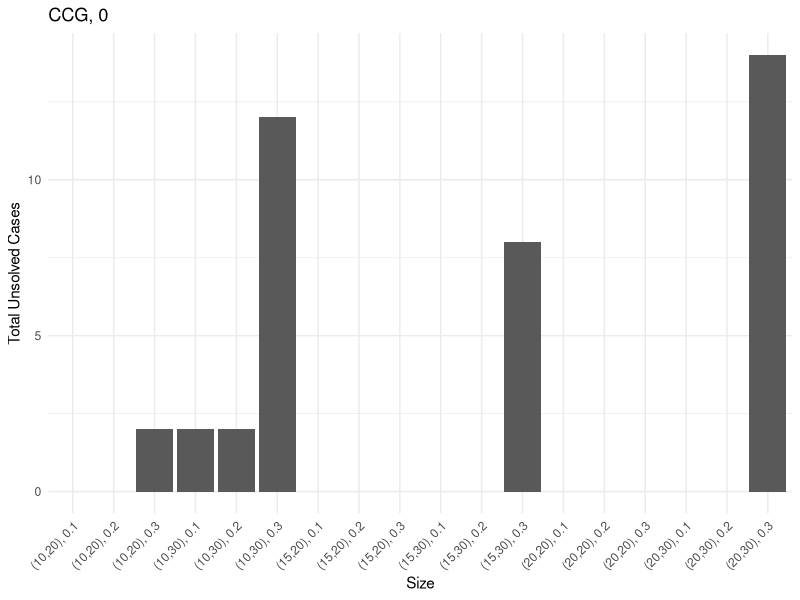
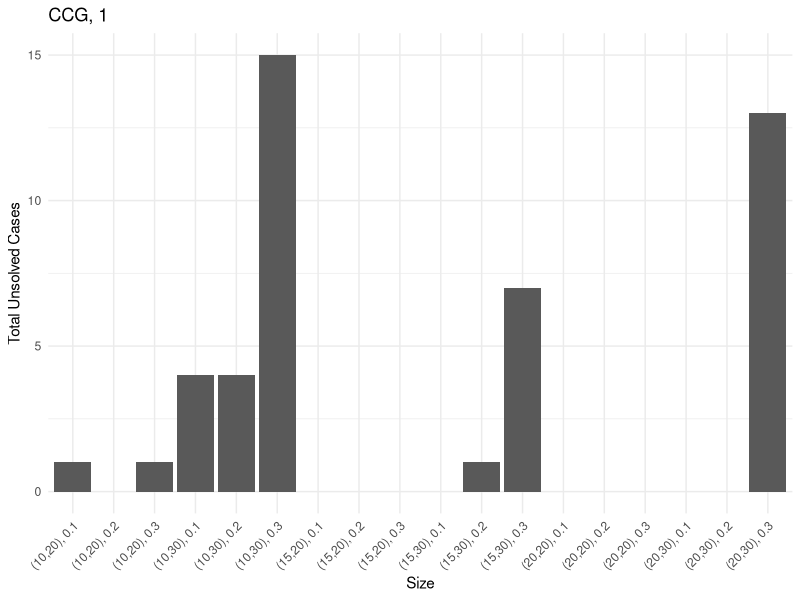
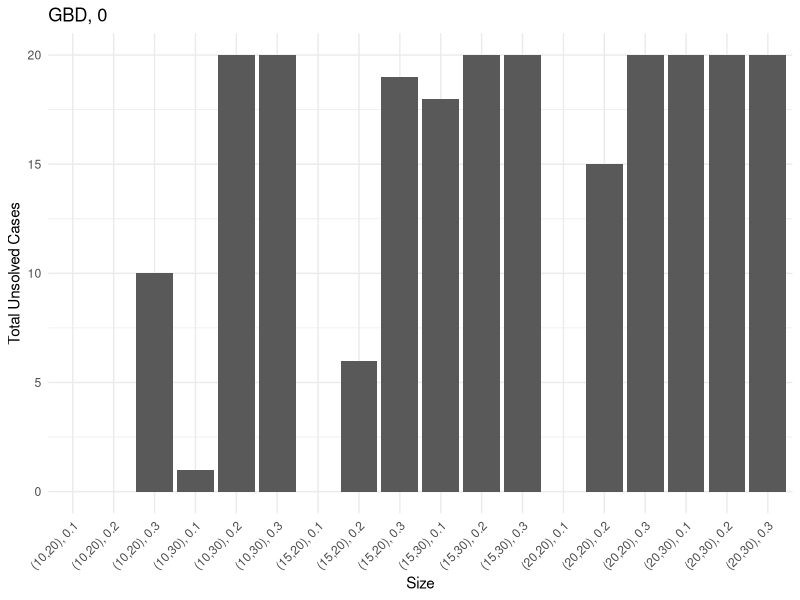
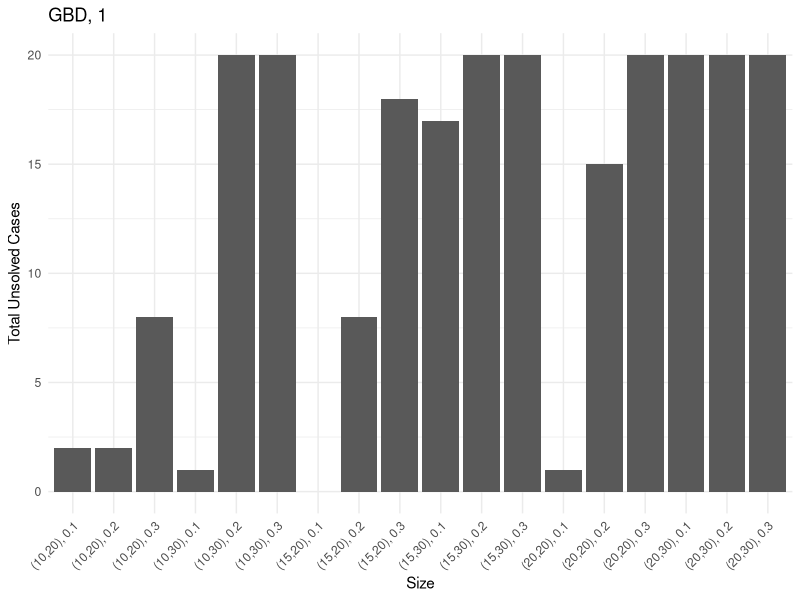
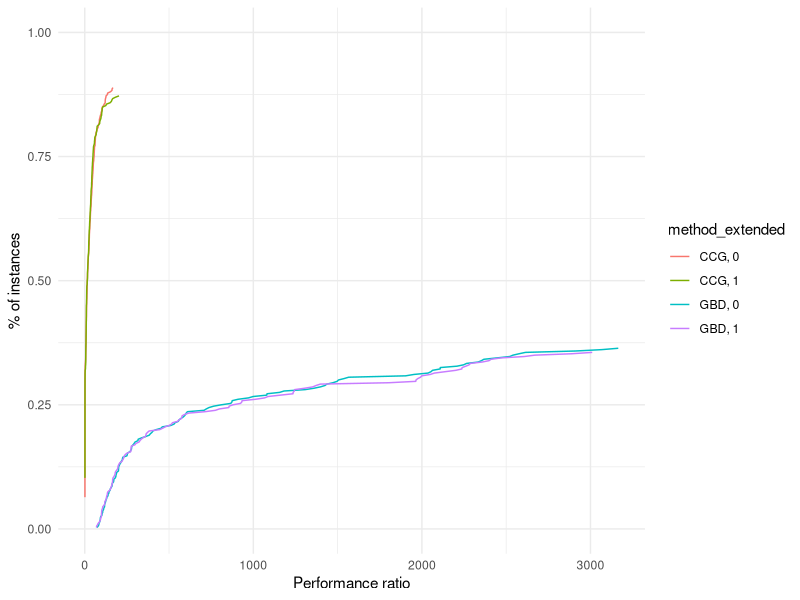
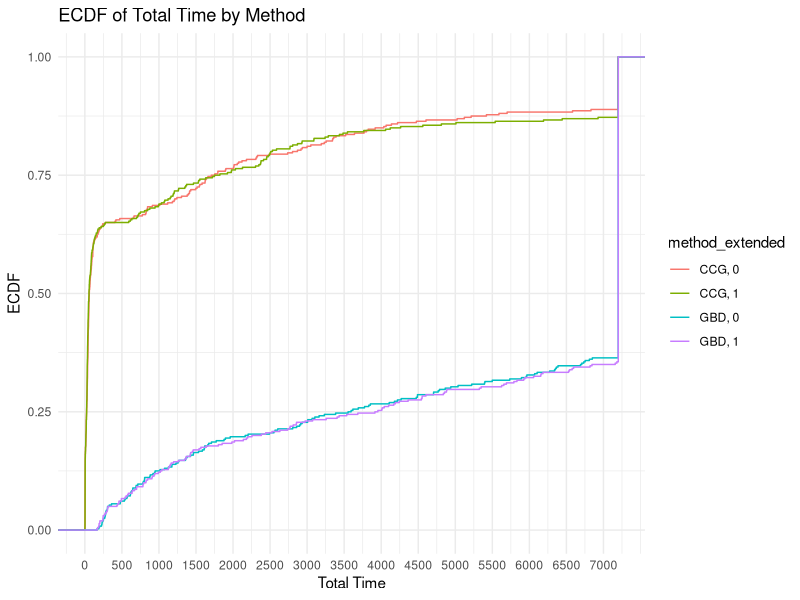
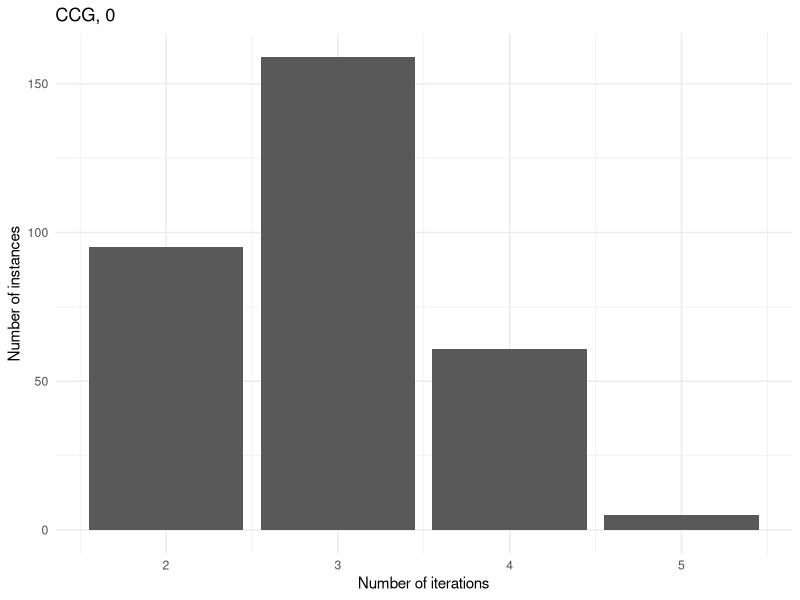
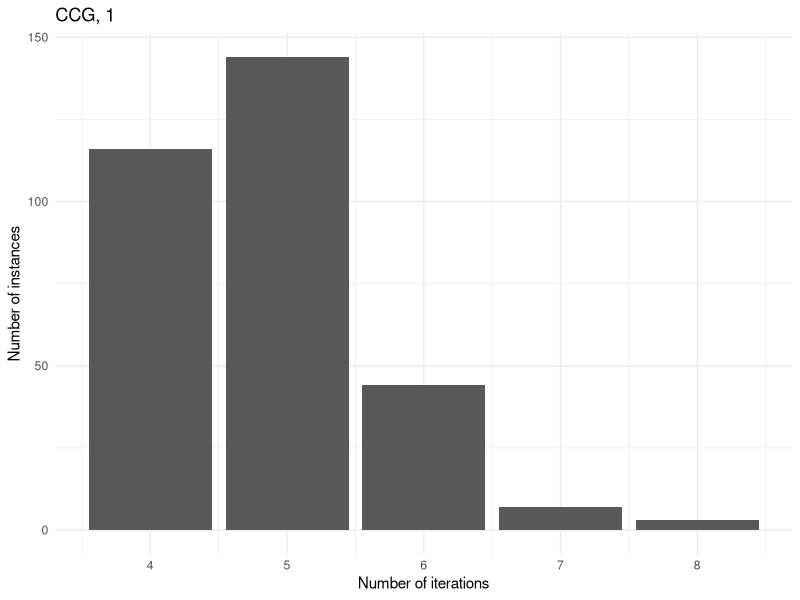

These charts were generated, in order, by the following R code:
## ---- chunk 1
library(rmarkdown)
library(kableExtra)
library(ggplot2)
suppressPackageStartupMessages(library(dplyr))
## ---- chunk 2
results = read.table("./new-results.csv", header = FALSE, sep = ',')
colnames(results) <- c("tag", "instance", "n_servers", "n_clients", "Gamma", "deviation", "time_limit", "method", "use_heuristic", "total_time", "master_time", "separation_time", "best_bound", "iteration_count", "fail")
results$tag = NULL
## ---- chunk 3
results$p = results$Gamma / results$n_clients
results$p = ceiling(results$p / .05) * .05
## ---- chunk 4
results$size = paste0("(", results$n_servers, ",", results$n_clients, "), ", results$p)
## ---- chunk 5
results$method_extended = paste0(results$method, ", ", results$use_heuristic)
## ---- chunk 6
results = results[!(results$n_clients == 40),]
results = results[!(results$n_servers == 25 & results$n_clients == 25),]
## ---- chunk 7
sum(results$fail)
## ---- chunk 8
time_limit = 7200

if (sum(results$fail) > 0) {
  results[results$fail == TRUE,]$total_time = time_limit
}

results$unsolved = results$total_time >= time_limit | results$fail
## ---- chunk 9
paged_table(results)
## ---- chunk 10
for (method in unique(results$method_extended)) {
  
  # Sum of unsolved cases for each size
  sum_unsolved = results[results$method_extended == method,] %>% group_by(size) %>% summarise(total_unsolved = sum(unsolved))
  
  # Create a bar plot
  p = ggplot(sum_unsolved, aes(x = size, y = total_unsolved)) +
    geom_bar(stat = "identity") +
    labs(x = "Size", y = "Total Unsolved Cases", title = method) +
    theme_minimal() +
    theme(axis.text.x = element_text(angle = 45, hjust = 1))
  
  ggsave(paste0("unsolved_", method, ".pdf"), plot = p, width = 10, height = 6)
  
  print(p)
}
## ---- chunk 11
add_performance_ratio = function(dataset, 
                                 criterion_column = "total_time",
                                 unsolved_column = "unsolved",
                                 instance_column = "instance",
                                 solver_column = "solver",
                                 output_column = "performance_ratio") {
  
  # Compute best score for each instance
  best = dataset %>%
    group_by(!!sym(instance_column)) %>%
    mutate(best_solver = min(!!sym(criterion_column)))
  
  # Compute performance ratio for each instance and solver
  result = best %>%
    group_by(!!sym(instance_column), !!sym(solver_column)) %>%
    mutate(!!sym(output_column) := !!sym(criterion_column) / best_solver) %>%
    ungroup()
  
  if (sum(result[,unsolved_column]) > 0) {
    result[result[,unsolved_column] == TRUE,output_column] = max(result[,output_column])
  }

  return (result)
}

plot_performance_profile = function(dataset,
                                    criterion_column,
                                    unsolved_column = "unsolved",
                                    instance_column = "instance",
                                    solver_column = "solver"
                                    ) {
  
  dataset_with_performance_ratios = add_performance_ratio(dataset,
                                                          criterion_column = criterion_column,
                                                          instance_column = instance_column,
                                                          solver_column = solver_column,
                                                          unsolved_column = unsolved_column)
  
  solved_dataset_with_performance_ratios = dataset_with_performance_ratios[!dataset_with_performance_ratios[,unsolved_column],]
  
  compute_performance_profile_point = function(method, data) {
    
    performance_ratios = solved_dataset_with_performance_ratios[solved_dataset_with_performance_ratios[,solver_column] == method,]$performance_ratio
    
    unscaled_performance_profile_point = ecdf(performance_ratios)(data)
    
    n_instances = sum(dataset[,solver_column] == method)
    n_solved_instances = sum(dataset[,solver_column] == method & !dataset[,unsolved_column])
    
    return( unscaled_performance_profile_point * n_solved_instances / n_instances )
  }
  
  perf = solved_dataset_with_performance_ratios %>%
    group_by(!!sym(solver_column)) %>%
    mutate(performance_profile_point = compute_performance_profile_point(unique(!!sym(solver_column)), performance_ratio))
  
  result = ggplot(data = perf, aes(x = performance_ratio, y = performance_profile_point, color = !!sym(solver_column))) +
              geom_line()
  
  return (result)
}

## ---- chunk 12
performance_profile = plot_performance_profile(results, criterion_column = "total_time", solver_column = "method_extended") +
  labs(x = "Performance ratio", y = "% of instances") +
  scale_y_continuous(limits = c(0, 1)) +
  theme_minimal()
print(performance_profile)
ggsave("performance_profile.pdf", plot = performance_profile)
## ---- chunk 13
ggplot(results, aes(x = total_time, color = method_extended)) +
  stat_ecdf(geom = "step") +
  xlab("Total Time") +
  ylab("ECDF") +
  labs(title = "ECDF of Total Time by Method")  +
  scale_x_continuous(breaks = seq(0, max(results$total_time), by = 500), labels = seq(0, max(results$total_time), by = 500)) +
  theme_minimal()
## ---- chunk 14
results_solved = results %>%
  filter(total_time < time_limit) %>%
  group_by(method_extended, n_servers, n_clients, p, deviation) %>%
  summarize(
    solved = n(),
    total_time = mean(total_time),
    master_time = mean(master_time),
    separation_time = mean(separation_time),
    solved_iteration_count = mean(iteration_count),
    .groups = "drop"
  ) %>%
  ungroup()
## ---- chunk 15
results_unsolved <- results %>%
  filter(total_time >= time_limit) %>%
  group_by(method_extended, n_servers, n_clients, p, deviation) %>%
  summarize(
    unsolved = n(),
    unsolved_iteration_count = mean(iteration_count),
    .groups = "drop"
  ) %>%
  ungroup()

results_fail <- results %>%
  filter(fail == TRUE) %>%
  group_by(method_extended, n_servers, n_clients, p, deviation) %>%
  summarize(
    fail = n(),
    .groups = "drop"
  ) %>%
  ungroup()

## ---- chunk 16
final_result <- merge(results_solved, results_unsolved, by = c("method_extended", "n_servers", "n_clients", "p", "deviation"), all = TRUE)
final_result <- merge(final_result, results_fail, by = c("method_extended", "n_servers", "n_clients", "p", "deviation"), all = TRUE)
## ---- chunk 17
knitr::kable(final_result, 
               digits = c(0, 0, 2, 2, 2, 0, 2, 2, 2, 2, 0, 2, 0), 
               col.names = c("Method", "|V_1|", "|V_2|", "p", "dev", "Count", "Total", "Master", "Sepatation", "# Iter", "Count", "# Iter", "# Errors"),
               caption = "Summary table"
             ) %>%
      kable_classic() %>%
      add_header_above(c(" " = 5, "Solved instances" = 5, "Unsolved instances" = 3)
)
## ---- chunk 18
for (method in unique(results$method_extended)) {
  
  p = ggplot(results[results$method_extended == method & results$unsolved == FALSE,], aes(x = iteration_count)) +
    geom_bar() +
    labs(
      title = method,
      x = "Number of iterations",
      y = "Number of instances"
    ) +
    theme_minimal()
    
  print(p) 
}
## ---- chunk 19
results_rev = read.table("./results-rev.csv", header = FALSE, sep = ',')
colnames(results_rev) <- c("tag", "instance", "n_servers", "n_clients", "Gamma", "deviation", "time_limit", "method", "use_heuristic", "total_time", "master_time", "separation_time", "best_bound", "iteration_count", "fail", "use_bilevel_separation", "use_budgeted_unc")
## ---- chunk 20
results = read.table("./new-results.csv", header = FALSE, sep = ',')
colnames(results) <- c("tag", "instance", "n_servers", "n_clients", "Gamma", "deviation", "time_limit", "method", "use_heuristic", "total_time", "master_time", "separation_time", "best_bound", "iteration_count", "fail")
results$use_bilevel_separation = 0
results$use_budgeted_unc = 1
## ---- chunk 21
all_results = rbind(results, results_rev)
## ---- chunk 22
all_results$p = all_results$Gamma / all_results$n_clients
all_results$p = ceiling(all_results$p / .05) * .05
## ---- chunk 23
all_results$size = paste0("(", all_results$n_servers, ",", all_results$n_clients, "), ", all_results$p)
## ---- chunk 24
all_results$method_extended = paste0(all_results$method, ", ", ifelse(all_results$use_heuristic, "heuristic, ", ""), ifelse(all_results$use_bilevel_separation, "KKT", "0-1 mapping"))


if (sum(all_results$fail) > 0) {
  all_results[all_results$fail == TRUE,]$total_time = time_limit
}

all_results$unsolved = all_results$total_time >= time_limit | all_results$fail

## ---- chunk 25
budgeted_unc_results = all_results %>% filter(use_budgeted_unc == 1 & method == "CCG")

ggplot(budgeted_unc_results, aes(x = total_time, color = method_extended)) +
  stat_ecdf(geom = "step", size = 1) +
  labs(title = "ECDF Plot", x = "Values", y = "ECDF") +
  theme_minimal()

performance_profile = plot_performance_profile(budgeted_unc_results, criterion_column = "total_time", solver_column = "method_extended") +
  labs(x = "Performance ratio", y = "% of instances") +
  scale_y_continuous(limits = c(0, 1)) +
  theme_minimal()
print(performance_profile)
## ---- chunk 26
knapsack_unc_results = all_results %>% filter(use_budgeted_unc == 0 & method == "CCG")

ggplot(knapsack_unc_results, aes(x = total_time, color = method_extended)) +
  stat_ecdf(geom = "step", size = 1) +
  scale_x_log10() +
  labs(title = "ECDF Plot", x = "Values", y = "ECDF") +
  theme_minimal()
## ---- chunk 27
results_solved = knapsack_unc_results %>%
  filter(total_time < time_limit) %>%
  group_by(method_extended, n_servers, n_clients, p, deviation) %>%
  summarize(
    solved = n(),
    total_time = mean(total_time),
    master_time = mean(master_time),
    separation_time = mean(separation_time),
    solved_iteration_count = mean(iteration_count),
    .groups = "drop"
  ) %>%
  ungroup()
## ---- chunk 28
results_unsolved <- knapsack_unc_results %>%
  filter(total_time >= time_limit) %>%
  group_by(method_extended, n_servers, n_clients, p, deviation) %>%
  summarize(
    unsolved = n(),
    unsolved_iteration_count = mean(iteration_count),
    .groups = "drop"
  ) %>%
  ungroup()

results_fail <- knapsack_unc_results %>%
  filter(fail == TRUE) %>%
  group_by(method_extended, n_servers, n_clients, p, deviation) %>%
  summarize(
    fail = n(),
    .groups = "drop"
  ) %>%
  ungroup()

## ---- chunk 29
final_result <- merge(results_solved, results_unsolved, by = c("method_extended", "n_servers", "n_clients", "p", "deviation"), all = TRUE)
final_result <- merge(final_result, results_fail, by = c("method_extended", "n_servers", "n_clients", "p", "deviation"), all = TRUE)
## ---- chunk 30
knitr::kable(final_result, 
               digits = c(0, 0, 2, 2, 2, 0, 2, 2, 2, 2, 0, 2, 0), 
               col.names = c("Method", "|V_1|", "|V_2|", "p", "dev", "Count", "Total", "Master", "Sepatation", "# Iter", "Count", "# Iter", "# Errors"),
               caption = "Summary table"
             ) %>%
      kable_classic() %>%
      add_header_above(c(" " = 5, "Solved instances" = 5, "Unsolved instances" = 3)
)
